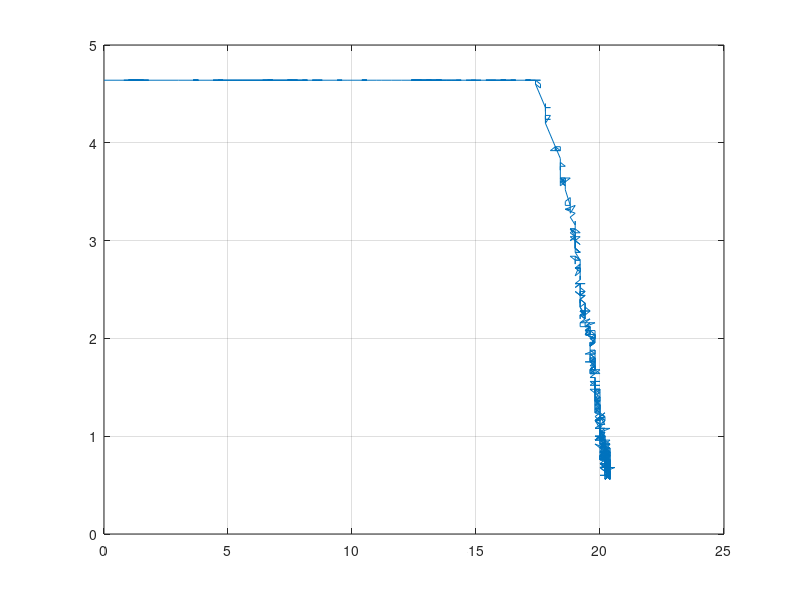

This figure's MATLAB source: (Note: this script raises an error after producing the figure.)
V= [
   1.88000
   1.86000
   1.88000
   1.88000
   1.88000
   1.86000
   1.88000
   1.88000
   1.88000
   1.88000
   1.88000
   1.86000
   1.88000
   1.88000
   1.88000
   1.86000
   1.88000
   1.88000
   1.88000
   1.88000
   1.88000
   1.88000
   1.86000
   1.86000
   1.88000
   1.86000
   1.88000
   1.88000
   1.86000
   1.88000
   1.88000
   1.88000
   1.86000
   1.88000
   1.88000
   1.88000
   1.86000
   1.88000
   1.88000
   1.88000
   1.88000
   1.88000
   1.88000
   1.86000
   1.88000
   1.88000
   1.86000
   1.88000
   1.88000
   1.88000
   1.86000
   1.88000
   1.88000
   1.88000
   1.88000
   1.88000
   1.86000
   1.88000
   1.88000
   1.88000
   1.88000
   1.86000
   1.88000
   1.86000
   1.86000
   1.88000
   1.86000
   1.86000
   1.88000
   1.86000
   1.88000
   1.88000
   1.86000
   1.86000
   1.88000
   1.88000
   1.88000
   1.88000
   1.86000
   1.88000
   1.86000
   1.86000
   1.88000
   1.88000
   1.88000
   1.88000
   1.86000
   1.86000
   1.88000
   1.88000
   1.88000
   1.86000
   1.86000
   1.88000
   1.86000
   1.86000
   1.88000
   1.88000
   1.86000
   1.88000
   1.88000
   1.86000
   1.88000
   1.88000
   1.88000
   1.88000
   1.86000
   1.88000
   1.86000
   1.88000
   1.88000
   1.86000
   1.86000
   1.86000
   1.88000
   1.84000
   1.88000
   1.88000
   1.88000
   1.88000
   1.88000
   1.88000
   1.88000
   1.88000
   1.88000
   1.86000
   1.88000
   1.86000
   1.88000
   1.88000
   1.88000
   1.88000
   1.88000
   1.88000
   1.88000
   1.88000
   1.86000
   1.88000
   1.86000
   1.86000
   1.88000
   1.88000
   1.88000
   1.88000
   1.88000
   1.88000
   1.86000
   1.88000
   1.88000
   1.86000
   1.88000
   1.88000
   1.86000
   1.88000
   1.88000
   1.88000
   1.88000
   1.86000
   1.88000
   1.86000
   1.86000
   1.88000
   1.88000
   1.88000
   1.86000
   1.88000
   1.88000
   1.88000
   1.86000
   1.88000
   1.88000
   1.88000
   1.88000
   1.88000
   1.86000
   1.86000
   1.86000
   1.86000
   1.88000
   1.86000
   1.88000
   1.86000
   1.86000
   1.86000
   1.88000
   1.88000
   1.88000
   1.86000
   1.86000
   1.86000
   1.88000
   1.86000
   1.86000
   1.88000
   1.88000
   1.86000
   1.86000
   1.88000
   1.86000
   1.86000
   1.88000
   1.86000
   1.86000
   1.88000
   1.88000
   1.88000
   1.86000
   1.86000
   1.86000
   1.90000
   1.86000
   1.88000
   1.86000
   1.86000
   1.86000
   1.86000
   1.86000
   1.88000
   1.88000
   1.86000
   1.86000
   1.88000
   1.86000
   1.86000
   1.86000
   1.86000
   1.86000
   1.88000
   1.86000
   1.86000
   1.86000
   1.86000
   1.88000
   1.88000
   1.86000
   1.88000
   1.88000
   1.88000
   1.88000
   1.86000
   1.88000
   1.88000
   1.86000
   1.86000
   1.86000
   1.86000
   1.88000
   1.88000
   1.88000
   1.86000
   1.88000
   1.86000
   1.86000
   1.88000
   1.88000
   1.88000
   1.86000
   1.86000
   1.86000
   1.84000
   1.88000
   1.88000
   1.88000
   1.88000
   1.86000
   1.84000
   1.86000
   1.88000
   1.88000
   1.88000
   1.88000
   1.88000
   1.84000
   1.86000
   1.86000
   1.88000
   1.86000
   1.86000
   1.86000
   1.86000
   1.86000
   1.86000
   1.86000
   1.86000
   1.86000
   1.86000
   1.88000
   1.88000
   1.86000
   1.86000
   1.88000
   1.86000
   1.88000
   1.86000
   1.88000
   1.86000
   1.88000
   1.86000
   1.88000
   1.86000
   1.86000
   1.86000
   1.88000
   1.86000
   1.86000
   1.84000
   1.88000
   1.86000
   1.88000
   1.88000
   1.86000
   1.86000
   1.88000
   1.86000
   1.88000
   1.86000
   1.88000
   1.86000
   1.88000
   1.88000
   1.86000
   1.88000
   1.86000
   1.86000
   1.86000
   1.86000
   1.88000
   1.86000
   1.86000
   1.86000
   1.86000
   1.88000
   1.86000
   1.88000
   1.86000
   1.86000
   1.84000
   1.88000
   1.88000
   1.86000
   1.84000
   1.86000
   1.86000
   1.86000
   1.86000
   1.88000
   1.88000
   1.88000
   1.88000
   1.88000
   1.86000
   1.86000
   1.88000
   1.86000
   1.88000
   1.88000
   1.88000
   1.86000
   1.88000
   1.88000
   1.86000
   1.86000
   1.88000
   1.86000
   1.86000
   1.86000
   1.84000
   1.88000
   1.86000
   1.86000
   1.88000
   1.88000
   1.86000
   1.88000
   1.88000
   1.86000
   1.86000
   1.86000
   1.88000
   1.88000
   1.86000
   1.86000
   1.86000
   1.86000
   1.88000
   1.86000
   1.86000
   1.86000
   1.86000
   1.88000
   1.86000
   1.88000
   1.88000
   1.86000
   1.86000
   1.86000
   1.88000
   1.86000
   1.88000
   1.84000
   1.88000
   1.88000
   1.88000
   1.86000
   1.86000
   1.88000
   1.86000
   1.88000
   1.86000
   1.86000
   1.88000
   1.86000
   1.88000
   1.88000
   1.84000
   1.86000
   1.88000
   1.86000
   1.86000
   1.88000
   1.88000
   1.88000
   1.86000
   1.86000
   1.86000
   1.86000
   1.86000
   1.88000
   1.88000
   1.88000
   1.86000
   1.88000
   1.86000
   1.84000
   1.88000
   1.86000
   1.88000
   1.86000
   1.88000
   1.86000
   1.88000
   1.88000
   1.86000
   1.86000
   1.88000
   1.86000
   1.86000
   1.88000
   1.88000
   1.84000
   1.88000
   1.88000
   1.88000
   1.86000
   1.86000
   1.86000
   1.86000
   1.88000
   1.86000
   1.86000
   1.86000
   1.86000
   1.86000
   1.86000
   1.88000
   1.84000
   1.84000
   1.86000
   1.86000
   1.84000
   1.84000
   1.86000
   1.86000
   1.86000
   1.86000
   1.86000
   1.86000
   1.86000
   1.86000
   1.86000
   1.88000
   1.88000
   1.88000
   1.86000
   1.84000
   1.86000
   1.84000
   1.86000
   1.86000
   1.86000
   1.88000
   1.84000
   1.84000
   1.86000
   1.86000
   1.84000
   1.86000
   1.86000
   1.84000
   1.84000
   1.88000
   1.86000
   1.84000
   1.86000
   1.86000
   1.86000
   1.84000
   1.84000
   1.86000
   1.86000
   1.84000
   1.86000
   1.88000
   1.86000
   1.86000
   1.86000
   1.86000
   1.86000
   1.84000
   1.86000
   1.84000
   1.84000
   1.84000
   1.86000
   1.86000
   1.86000
   1.86000
   1.84000
   1.84000
   1.86000
   1.86000
   1.86000
   1.84000
   1.86000
   1.84000
   1.86000
   1.86000
   1.86000
   1.86000
   1.88000
   1.86000
   1.84000
   1.88000
   1.86000
   1.84000
   1.88000
   1.86000
   1.86000
   1.86000
   1.86000
   1.86000
   1.86000
   1.86000
   1.86000
   1.88000
   1.86000
   1.86000
   1.88000
   1.88000
   1.86000
   1.86000
   1.86000
   1.88000
   1.84000
   1.88000
   1.88000
   1.86000
   1.86000
   1.86000
   1.88000
   1.86000
   1.86000
   1.88000
   1.86000
   1.86000
   1.88000
   1.88000
   1.88000
   1.88000
   1.86000
   1.86000
   1.88000
   1.86000
   1.86000
   1.86000
   1.86000
   1.88000
   1.86000
   1.88000
   1.86000
   1.88000
   1.86000
   1.86000
   1.88000
   1.84000
   1.86000
   1.86000
   1.84000
   1.86000
   1.84000
   1.86000
   1.86000
   1.84000
   1.86000
   1.88000
   1.86000
   1.86000
   1.86000
   1.84000
   1.88000
   1.86000
   1.86000
   1.88000
   1.86000
   1.88000
   1.88000
   1.86000
   1.86000
   1.84000
   1.84000
   1.86000
   1.86000
   1.88000
   1.86000
   1.86000
   1.86000
   1.86000
   1.86000
   1.86000
   1.86000
   1.88000
   1.88000
   1.86000
   1.84000
   1.88000
   1.86000
   1.88000
   1.88000
   1.84000
   1.86000
   1.86000
   1.86000
   1.86000
   1.88000
   1.88000
   1.86000
   1.86000
   1.86000
   1.88000
   1.86000
   1.88000
   1.86000
   1.88000
   1.86000
   1.88000
   1.86000
   1.86000
   1.88000
   1.86000
   1.86000
   1.84000
   1.86000
   1.86000
   1.86000
   1.88000
   1.88000
   1.86000
   1.86000
   1.86000
   1.88000
   1.86000
   1.86000
   1.86000
   1.86000
   1.84000
   1.84000
   1.84000
   1.84000
   1.86000
   1.86000
   1.86000
   1.86000
   1.86000
   1.86000
   1.86000
   1.86000
   1.86000
   1.82000
   1.84000
   1.84000
   1.86000
   1.86000
   1.86000
   1.86000
   1.86000
   1.84000
   1.86000
   1.86000
   1.86000
   1.86000
   1.88000
   1.86000
   1.84000
   1.84000
   1.86000
   1.86000
   1.86000
   1.86000
   1.86000
   1.86000
   1.86000
   1.86000
   1.84000
   1.86000
   1.86000
   1.84000
   1.86000
   1.86000
   1.84000
   1.84000
   1.84000
   1.86000
   1.86000
   1.84000
   1.84000
   1.86000
   1.86000
   1.84000
   1.88000
   1.86000
   1.86000
   1.86000
   1.86000
   1.86000
   1.84000
   1.86000
   1.86000
   1.86000
   1.84000
   1.84000
   1.86000
   1.86000
   1.86000
   1.84000
   1.86000
   1.86000
   1.86000
   1.86000
   1.88000
   1.84000
   1.84000
   1.86000
   1.86000
   1.86000
   1.86000
   1.86000
   1.84000
   1.86000
   1.86000
   1.86000
   1.86000
   1.86000
   1.86000
   1.86000
   1.86000
   1.86000
   1.84000
   1.84000
   1.84000
   1.84000
   1.88000
   1.86000
   1.86000
   1.86000
   1.86000
   1.86000
   1.88000
   1.86000
   1.86000
   1.84000
   1.86000
   1.86000
   1.86000
   1.86000
   1.86000
   1.84000
   1.86000
   1.86000
   1.84000
   1.86000
   1.86000
   1.86000
   1.86000
   1.86000
   1.84000
   1.84000
   1.86000
   1.86000
   1.86000
   1.86000
   1.86000
   1.86000
   1.84000
   1.86000
   1.84000
   1.84000
   1.84000
   1.84000
   1.82000
   1.84000
   1.84000
   1.84000
   1.84000
   1.86000
   1.86000
   1.84000
   1.84000
   1.82000
   1.84000
   1.84000
   1.84000
   1.86000
   1.82000
   1.84000
   1.86000
   1.86000
   1.84000
   1.86000
   1.84000
   1.84000
   1.86000
   1.84000
   1.86000
   1.84000
   1.84000
   1.86000
   1.86000
   1.84000
   1.84000
   1.84000
   1.86000
   1.84000
   1.86000
   1.84000
   1.84000
   1.84000
   1.86000
   1.84000
   1.84000
   1.86000
   1.82000
   1.86000
   1.84000
   1.86000
   1.86000
   1.84000
   1.84000
   1.84000
   1.84000
   1.84000
   1.84000
   1.84000
   1.86000
   1.84000
   1.82000
   1.84000
   1.84000
   1.84000
   1.84000
   1.86000
   1.84000
   1.84000
   1.84000
   1.84000
   1.84000
   1.84000
   1.84000
   1.84000
   1.86000
   1.84000
   1.84000
   1.84000
   1.84000
   1.84000
   1.84000
   1.84000
   1.86000
   1.84000
   1.84000
   1.84000
   1.84000
   1.84000
   1.84000
   1.84000
   1.86000
   1.84000
   1.84000
   1.84000
   1.84000
   1.84000
   1.84000
   1.84000
   1.86000
   1.84000
   1.84000
   1.84000
   1.84000
   1.86000
   1.88000
   1.84000
   1.84000
   1.84000
   1.82000
   1.84000
   1.82000
   1.84000
   1.84000
   1.84000
   1.86000
   1.84000
   1.84000
   1.84000
   1.84000
   1.84000
   1.84000
   1.84000
   1.82000
   1.84000
   1.84000
   1.82000
   1.84000
   1.84000
   1.84000
   1.84000
   1.84000
   1.86000
   1.84000
   1.82000
   1.84000
   1.84000
   1.82000
   1.84000
   1.84000
   1.84000
   1.84000
   1.82000
   1.82000
   1.86000
   1.84000
   1.82000
   1.86000
   1.86000
   1.84000
   1.84000
   1.84000
   1.84000
   1.84000
   1.84000
   1.86000
   1.84000
   1.84000
   1.82000
   1.84000
   1.86000
   1.84000
   1.84000
   1.84000
   1.82000
   1.84000
   1.84000
   1.84000
   1.84000
   1.86000
   1.82000
   1.82000
   1.84000
   1.84000
   1.84000
   1.84000
   1.84000
   1.84000
   1.84000
   1.82000
   1.82000
   1.84000
   1.84000
   1.84000
   1.84000
   1.84000
   1.82000
   1.84000
   1.84000
   1.82000
   1.82000
   1.84000
   1.84000
   1.82000
   1.82000
   1.84000
   1.82000
   1.82000
   1.82000
   1.82000
   1.82000
   1.84000
   1.84000
   1.82000
   1.84000
   1.82000
   1.82000
   1.82000
   1.84000
   1.84000
   1.84000
   1.82000
   1.82000
   1.82000
   1.84000
   1.84000
   1.82000
   1.82000
   1.82000
   1.84000
   1.82000
   1.84000
   1.84000
   1.84000
   1.82000
   1.82000
   1.84000
   1.84000
   1.84000
   1.82000
   1.84000
   1.82000
   1.84000
   1.82000
   1.82000
   1.82000
   1.84000
   1.82000
   1.82000
   1.84000
   1.84000
   1.82000
   1.84000
   1.84000
   1.82000
   1.82000
   1.82000
   1.82000
   1.82000
   1.84000
   1.84000
   1.82000
   1.82000
   1.82000
   1.82000
   1.84000
   1.84000
   1.82000
   1.82000
   1.82000
   1.82000
   1.82000
   1.82000
   1.84000
   1.82000
   1.82000
   1.82000
   1.82000
   1.82000
   1.82000
   1.82000
   1.84000
   1.82000
   1.80000
   1.82000
   1.82000
   1.82000
   1.82000
   1.82000
   1.82000
   1.82000
   1.84000
   1.82000
   1.82000
   1.82000
   1.82000
   1.82000
   1.82000
   1.82000
   1.82000
   1.82000
   1.82000
   1.82000
   1.82000
   1.82000
   1.82000
   1.82000
   1.82000
   1.82000
   1.82000
   1.80000
   1.82000
   1.82000
   1.82000
   1.82000
   1.82000
   1.82000
   1.82000
   1.82000
   1.82000
   1.82000
   1.82000
   1.80000
   1.84000
   1.82000
   1.82000
   1.82000
   1.82000
   1.82000
   1.82000
   1.82000
   1.80000
   1.82000
   1.82000
   1.82000
   1.82000
   1.82000
   1.82000
   1.80000
   1.82000
   1.82000
   1.82000
   1.82000
   1.82000
   1.80000
   1.84000
   1.82000
   1.80000
   1.82000
   1.80000
   1.80000
   1.82000
   1.82000
   1.82000
   1.82000
   1.80000
   1.82000
   1.84000
   1.82000
   1.82000
   1.80000
   1.80000
   1.82000
   1.82000
   1.80000
   1.82000
   1.82000
   1.82000
   1.82000
   1.80000
   1.82000
   1.82000
   1.82000
   1.82000
   1.82000
   1.82000
   1.82000
   1.82000
   1.82000
   1.80000
   1.82000
   1.80000
   1.82000
   1.80000
   1.80000
   1.82000
   1.82000
   1.82000
   1.82000
   1.82000
   1.82000
   1.80000
   1.80000
   1.82000
   1.82000
   1.82000
   1.80000
   1.78000
   1.82000
   1.80000
   1.80000
   1.82000
   1.82000
   1.82000
   1.80000
   1.80000
   1.82000
   1.82000
   1.82000
   1.82000
   1.82000
   1.80000
   1.80000
   1.80000
   1.82000
   1.80000
   1.80000
   1.80000
   1.80000
   1.82000
   1.82000
   1.82000
   1.82000
   1.80000
   1.82000
   1.82000
   1.82000
   1.80000
   1.80000
   1.80000
   1.80000
   1.82000
   1.82000
   1.78000
   1.80000
   1.80000
   1.82000
   1.82000
   1.80000
   1.80000
   1.80000
   1.80000
   1.82000
   1.80000
   1.80000
   1.80000
   1.82000
   1.80000
   1.82000
   1.80000
   1.82000
   1.82000
   1.80000
   1.82000
   1.82000
   1.82000
   1.80000
   1.80000
   1.82000
   1.80000
   1.82000
   1.82000
   1.82000
   1.78000
   1.82000
   1.82000
   1.82000
   1.80000
   1.80000
   1.82000
   1.82000
   1.82000
   1.78000
   1.80000
   1.80000
   1.80000
   1.82000
   1.80000
   1.80000
   1.78000
   1.80000
   1.78000
   1.80000
   1.80000
   1.80000
   1.80000
   1.80000
   1.78000
   1.80000
   1.78000
   1.80000
   1.80000
   1.80000
   1.78000
   1.80000
   1.78000
   1.80000
   1.78000
   1.80000
   1.78000
   1.82000
   1.78000
   1.78000
   1.76000
   1.76000
   1.80000
   1.78000
   1.78000
   1.76000
   1.78000
   1.76000
   1.78000
   1.76000
   1.76000
   1.76000
   1.76000
   1.78000
   1.78000
   1.78000
   1.78000
   1.76000
   1.78000
   1.78000
   1.78000
   1.78000
   1.76000
   1.78000
   1.80000
   1.78000
   1.76000
   1.78000
   1.76000
   1.78000
   1.78000
   1.76000
   1.78000
   1.78000
   1.80000
   1.76000
   1.78000
   1.76000
   1.78000
   1.78000
   1.78000
   1.78000
   1.78000
   1.78000
   1.78000
   1.76000
   1.76000
   1.76000
   1.76000
   1.76000
   1.76000
   1.76000
   1.76000
   1.78000
   1.76000
   1.76000
   1.76000
   1.76000
   1.76000
   1.78000
   1.76000
   1.76000
   1.76000
   1.76000
   1.76000
   1.76000
   1.76000
   1.76000
   1.76000
   1.76000
   1.78000
   1.76000
   1.78000
   1.78000
   1.76000
   1.76000
   1.74000
   1.76000
   1.76000
   1.76000
   1.76000
   1.76000
   1.78000
   1.76000
   1.76000
   1.76000
   1.78000
   1.76000
   1.76000
   1.76000
   1.74000
   1.76000
   1.76000
   1.76000
   1.76000
   1.74000
   1.76000
   1.74000
   1.76000
   1.76000
   1.76000
   1.76000
   1.76000
   1.76000
   1.76000
   1.74000
   1.76000
   1.74000
   1.76000
   1.76000
   1.76000
   1.76000
   1.74000
   1.76000
   1.74000
   1.76000
   1.76000
   1.76000
   1.76000
   1.76000
   1.74000
   1.74000
   1.74000
   1.74000
   1.74000
   1.74000
   1.72000
   1.74000
   1.74000
   1.76000
   1.74000
   1.76000
   1.76000
   1.76000
   1.74000
   1.76000
   1.76000
   1.74000
   1.76000
   1.74000
   1.76000
   1.74000
   1.74000
   1.74000
   1.74000
   1.74000
   1.74000
   1.74000
   1.76000
   1.74000
   1.74000
   1.74000
   1.74000
   1.76000
   1.74000
   1.74000
   1.74000
   1.72000
   1.74000
   1.72000
   1.74000
   1.72000
   1.74000
   1.74000
   1.74000
   1.74000
   1.74000
   1.74000
   1.72000
   1.74000
   1.74000
   1.74000
   1.74000
   1.74000
   1.74000
   1.74000
   1.74000
   1.74000
   1.74000
   1.74000
   1.74000
   1.74000
   1.74000
   1.74000
   1.74000
   1.72000
   1.74000
   1.74000
   1.74000
   1.74000
   1.74000
   1.76000
   1.74000
   1.74000
   1.72000
   1.74000
   1.74000
   1.74000
   1.74000
   1.74000
   1.74000
   1.72000
   1.74000
   1.74000
   1.70000
   1.72000
   1.72000
   1.72000
   1.70000
   1.74000
   1.72000
   1.72000
   1.70000
   1.70000
   1.72000
   1.70000
   1.70000
   1.70000
   1.68000
   1.70000
   1.68000
   1.70000
   1.70000
   1.68000
   1.68000
   1.72000
   1.70000
   1.68000
   1.70000
   1.70000
   1.70000
   1.68000
   1.70000
   1.70000
   1.68000
   1.68000
   1.68000
   1.68000
   1.68000
   1.68000
   1.68000
   1.70000
   1.68000
   1.68000
   1.68000
   1.68000
   1.68000
   1.66000
   1.66000
   1.68000
   1.64000
   1.66000
   1.66000
   1.68000
   1.68000
   1.66000
   1.66000
   1.66000
   1.66000
   1.66000
   1.62000
   1.62000
   1.64000
   1.62000
   1.62000
   1.62000
   1.62000
   1.62000
   1.62000
   1.64000
   1.64000
   1.62000
   1.62000
   1.62000
   1.62000
   1.62000
   1.62000
   1.62000
   1.62000
   1.62000
   1.64000
   1.62000
   1.62000
   1.62000
   1.58000
   1.60000
   1.60000
   1.58000
   1.60000
   1.58000
   1.58000
   1.58000
   1.58000
   1.56000
   1.56000
   1.58000
   1.58000
   1.58000
   1.58000
   1.58000
   1.58000
   1.54000
   1.54000
   1.56000
   1.54000
   1.54000
   1.54000
   1.56000
   1.56000
   1.56000
   1.54000
   1.56000
   1.56000
   1.56000
   1.56000
   1.54000
   1.54000
   1.56000
   1.56000
   1.56000
   1.56000
   1.56000
   1.48000
   1.48000
   1.50000
   1.48000
   1.48000
   1.46000
   1.48000
   1.50000
   1.48000
   1.48000
   1.48000
   1.48000
   1.48000
   1.48000
   1.50000
   1.48000
   1.46000
   1.44000
   1.44000
   1.44000
   1.44000
   1.46000
   1.44000
   1.44000
   1.46000
   1.44000
   1.44000
   1.44000
   1.46000
   1.46000
   1.46000
   1.46000
   1.46000
   1.44000
   1.44000
   1.46000
   1.46000
   1.44000
   1.44000
   1.44000
   1.44000
   1.44000
   1.46000
   1.46000
   1.46000
   1.44000
   1.44000
   1.44000
   1.44000
   1.46000
   1.46000
   1.44000
   1.44000
   1.44000
   1.42000
   1.42000
   1.42000
   1.44000
   1.40000
   1.40000
   1.42000
   1.40000
   1.42000
   1.38000
   1.40000
   1.38000
   1.40000
   1.40000
   1.40000
   1.40000
   1.40000
   1.34000
   1.32000
   1.34000
   1.34000
   1.36000
   1.34000
   1.34000
   1.34000
   1.34000
   1.34000
   1.34000
   1.32000
   1.32000
   1.32000
   1.30000
   1.32000
   1.32000
   1.32000
   1.34000
   1.32000
   1.26000
   1.24000
   1.24000
   1.26000
   1.28000
   1.26000
   1.26000
   1.28000
   1.26000
   1.26000
   1.22000
   1.24000
   1.24000
   1.24000
   1.22000
   1.22000
   1.22000
   1.22000
   1.22000
   1.22000
   1.22000
   1.18000
   1.18000
   1.20000
   1.20000
   1.18000
   1.20000
   1.18000
   1.18000
   1.20000
   1.18000
   1.20000
   1.18000
   1.18000
   1.20000
   1.16000
   1.18000
   1.18000
   1.18000
   1.20000
   1.18000
   1.20000
   1.18000
   1.10000
   1.12000
   1.10000
   1.10000
   1.08000
   1.10000
   1.10000
   1.10000
   1.10000
   1.08000
   1.12000
   1.08000
   1.10000
   1.10000
   1.10000
   1.10000
   1.10000
   1.10000
   1.10000
   1.08000
   1.10000
   1.10000
   1.08000
   1.10000
   1.10000
   1.10000
   1.10000
   1.10000
   1.10000
   1.10000
   1.10000
   1.10000
   1.08000
   1.10000
   1.10000
   1.10000
   1.08000
   1.10000
   1.10000
   1.12000
   1.12000
   1.10000
   1.10000
   1.10000
   1.12000
   1.10000
   1.12000
   1.14000
   1.14000
   1.16000
   1.14000
   1.16000
   1.14000
   1.16000
   1.16000
   1.14000
   1.14000
   1.14000
   1.14000
   1.16000
   1.16000
   1.16000
   1.16000
   1.14000
   1.14000
   1.18000
   1.18000
   1.18000
   1.18000
   1.22000
   1.22000
   1.20000
   1.20000
   1.16000
   1.16000
   1.12000
   1.20000
   1.12000
   1.14000
   1.14000
   1.10000
   1.10000
   1.12000
   1.10000
   1.10000
   1.10000
   1.10000
   1.08000
   1.08000
   1.04000
   1.04000
   1.00000
   0.96000
   0.96000
   0.94000
   0.90000
   0.90000
   0.90000
   0.90000
   0.88000
   0.90000
   0.90000
   0.88000
   0.88000
   0.88000
   0.90000
   0.88000
   0.88000
   0.90000
   0.88000
   0.88000
   0.90000
   0.82000
   0.80000
   0.80000
   0.78000
   0.80000
   0.80000
   0.80000
   0.80000
   0.80000
   0.78000
   0.78000
   0.80000
   0.78000
   0.78000
   0.72000
   0.70000
   0.72000
   0.70000
   0.70000
   0.70000
   0.70000
   0.72000
   0.70000
   0.68000
   0.70000
   0.70000
   0.70000
   0.68000
   0.70000
   0.70000
   0.70000
   0.66000
   0.64000
   0.66000
   0.64000
   0.64000
   0.66000
   0.66000
   0.58000
   0.60000
   0.60000
   0.58000
   0.62000
   0.60000
   0.58000
   0.58000
   0.60000
   0.60000
   0.50000
   0.52000
   0.50000
   0.52000
   0.52000
   0.48000
   0.50000
   0.52000
   0.50000
   0.48000
   0.50000
   0.52000
   0.50000
   0.52000
   0.50000
   0.52000
   0.66000
   0.60000
   0.62000
   0.62000
   0.62000
   0.62000
   0.58000
   0.62000
   0.60000
   0.58000
   0.52000
   0.52000
   0.50000
   0.52000
   0.50000
   0.38000
   0.32000
   0.30000
   0.32000
   0.30000
   0.30000
   0.30000
   0.30000
   0.30000
   0.30000
   0.28000
   0.30000
   0.30000
   0.30000
   0.32000
   0.32000
   0.36000
   0.38000
   0.40000
   0.42000
   0.50000
   0.50000
   0.48000
   0.48000
   0.48000
   0.36000
   0.34000
   0.32000
   0.30000
   0.32000
   0.28000
   0.30000
   0.30000
   0.32000
   0.20000
   0.22000
   0.22000
   0.20000
   0.20000
   0.22000
   0.20000
   0.20000
   0.20000
   0.22000
   0.22000
   0.22000
   0.20000
   0.22000
   0.20000
   0.22000
   0.22000
   0.14000
   0.02000
   0.02000
   0.02000
   0.02000
   0.00000
   0.02000
   0.00000
   0.02000
   0.00000
  -0.06000
  -0.04000
  -0.04000
  -0.06000
  -0.04000
  -0.04000
  -0.04000
  -0.04000
  -0.06000
  -0.04000
  -0.04000
  -0.06000
  -0.04000
  -0.06000
  -0.04000
  -0.04000
  -0.04000
  -0.04000
  -0.04000
  -0.06000
  -0.08000
  -0.04000
  -0.04000
  -0.06000
  -0.04000
  -0.06000
  -0.04000
  -0.06000
  -0.06000
  -0.06000
  -0.04000
  -0.04000
  -0.04000
  -0.06000
  -0.04000
  -0.04000
  -0.04000
  -0.06000
  -0.06000
  -0.04000
  -0.04000
  -0.06000
  -0.04000
  -0.04000
  -0.04000
  -0.04000
  -0.04000
  -0.04000
  -0.02000
  -0.04000
  -0.02000
  -0.04000
  -0.04000
  -0.04000
  -0.04000
  -0.04000
  -0.04000
  -0.02000
  -0.04000
  -0.02000
  -0.02000
  -0.02000
  -0.02000
  -0.02000
   0.00000
  -0.02000
  -0.02000
  -0.02000
  -0.04000
  -0.02000
  -0.02000
  -0.02000
  -0.02000
  -0.02000
  -0.02000
   0.00000
   0.00000
  -0.02000
  -0.02000
  -0.02000
   0.00000
  -0.02000
   0.00000
  -0.02000
  -0.02000
   0.00000
  -0.02000
  -0.02000
  -0.02000
  -0.04000
  -0.04000
  -0.02000
  -0.16000
  -0.16000
  -0.16000
  -0.16000
  -0.16000
  -0.16000
  -0.16000
  -0.16000
  -0.16000
  -0.16000
  -0.16000
  -0.16000
  -0.16000
  -0.16000
  -0.16000
  -0.16000
  -0.16000
  -0.16000
  -0.16000
  -0.16000
  -0.16000
  -0.16000
  -0.16000
  -0.16000
  -0.16000
  -0.16000
  -0.16000
  -0.16000
  -0.16000
  -0.16000
  -0.16000
  -0.16000
  -0.16000
  -0.16000
  -0.16000
  -0.16000
  -0.16000
  -0.16000
  -0.16000
  -0.16000
  -0.16000
  -0.16000
  -0.16000
  -0.16000
  -0.16000
  -0.16000
  -0.16000
  -0.16000
  -0.16000
  -0.16000
  -0.16000
  -0.16000
  -0.16000
  -0.16000
  -0.16000
  -0.16000
  -0.16000
  -0.16000
  -0.16000
  -0.16000
  -0.16000
  -0.16000
  -0.16000
  -0.16000
  -0.16000
  -0.16000
  -0.16000
  -0.16000
  -0.16000
  -0.16000
  -0.16000
  -0.16000
  -0.16000
  -0.16000
  -0.16000
  -0.16000
  -0.16000
  -0.16000
  -0.16000
  -0.16000
  -0.16000
  -0.16000
  -0.16000
  -0.16000
  -0.16000
  -0.16000
  -0.16000
  -0.16000
  -0.16000
  -0.16000
  -0.16000
  -0.16000
  -0.16000
  -0.16000
  -0.16000
  -0.16000
  -0.16000
  -0.16000
  -0.16000
  -0.16000
  -0.16000
  -0.16000
  -0.16000
  -0.16000
  -0.16000
  -0.16000
  -0.16000
  -0.16000
  -0.16000
  -0.16000
  -0.16000
  -0.16000
  -0.16000
  -0.16000
  -0.16000
  -0.16000
  -0.16000
  -0.16000
  -0.16000
  -0.16000
  -0.16000
  -0.16000
  -0.16000
  -0.16000
  -0.16000
  -0.16000
  -0.16000
  -0.16000
  -0.16000
  -0.16000
  -0.16000
  -0.16000
  -0.16000
  -0.16000
  -0.16000
  -0.16000
  -0.16000
  -0.16000
  -0.16000
  -0.16000
  -0.16000
  -0.16000
  -0.16000
  -0.16000
  -0.16000
  -0.16000
  -0.16000
  -0.16000
  -0.16000
  -0.16000
  -0.16000
  -0.16000
  -0.16000
  -0.16000
  -0.16000
  -0.16000
  -0.16000
  -0.16000
  -0.16000
  -0.16000
  -0.16000
  -0.16000
  -0.16000
  -0.16000
  -0.16000
  -0.16000
  -0.16000
  -0.16000
  -0.16000
  -0.16000
  -0.16000
  -0.16000
  -0.16000
  -0.16000
  -0.16000
  -0.16000
  -0.16000
  -0.16000
  -0.16000
  -0.16000
  -0.16000
  -0.16000
  -0.16000
  -0.16000
  -0.16000
  -0.16000
  -0.16000
  -0.16000
  -0.16000
  -0.16000
  -0.16000
  -0.16000
  -0.16000
  -0.16000
  -0.16000
  -0.16000
  -0.16000
  -0.16000
  -0.16000
  -0.16000
  -0.16000
  -0.16000
  -0.16000
  -0.16000
  -0.16000
  -0.16000
  -0.16000
  -0.16000
  -0.16000
  -0.16000
  -0.16000
  -0.16000
  -0.16000
  -0.16000
  -0.16000
  -0.16000
  -0.16000
  -0.16000
  -0.16000
  -0.16000
  -0.16000
  -0.16000
  -0.16000
  -0.16000
  -0.16000
  -0.16000
  -0.16000
  -0.16000
  -0.16000
  -0.16000
  -0.16000
  -0.16000
  -0.16000
  -0.16000
  -0.16000
  -0.16000
  -0.16000
  -0.16000
  -0.16000
  -0.16000
  -0.16000
  -0.16000
  -0.16000
  -0.16000
  -0.16000
  -0.16000
  -0.16000
  -0.16000
  -0.16000
  -0.16000
  -0.16000
  -0.16000
  -0.16000
  -0.16000
  -0.16000
  -0.16000
  -0.16000
  -0.16000
  -0.16000
  -0.16000
  -0.16000
  -0.16000
  -0.16000
  -0.16000
  -0.16000
  -0.16000
  -0.16000
  -0.16000
  -0.16000
  -0.16000
  -0.16000
  -0.16000
  -0.16000
  -0.16000
  -0.16000
  -0.16000
  -0.16000
  -0.16000
  -0.16000
  -0.16000
  -0.16000
  -0.16000
  -0.16000
  -0.16000
  -0.16000
  -0.16000
  -0.16000
  -0.16000
  -0.16000
  -0.16000
  -0.16000
  -0.16000
  -0.16000
  -0.16000
  -0.16000
  -0.16000
  -0.16000
  -0.16000
  -0.16000
  -0.16000
  -0.16000
  -0.16000
  -0.16000
  -0.16000
  -0.16000
  -0.16000
  -0.16000
  -0.16000
  -0.16000
  -0.16000
  -0.16000
  -0.16000
  -0.16000
  -0.16000
  -0.16000
  -0.16000
  -0.16000
  -0.16000
  -0.16000
  -0.16000
  -0.16000
  -0.16000
  -0.16000
  -0.16000
  -0.16000
  -0.16000
  -0.16000
  -0.16000
  -0.16000
  -0.16000
  -0.16000
  -0.16000
  -0.16000
  -0.16000
  -0.16000
  -0.16000
  -0.16000
  -0.16000
  -0.16000
  -0.16000
  -0.16000
  -0.16000
  -0.16000
  -0.16000
  -0.16000
  -0.16000
  -0.16000
  -0.16000
  -0.16000
  -0.16000
  -0.16000
  -0.16000
  -0.16000
  -0.16000
  -0.16000
  -0.16000
  -0.16000
  -0.16000
  -0.16000
  -0.16000
  -0.16000
  -0.16000
  -0.16000
  -0.16000
  -0.16000
  -0.16000
  -0.16000
  -0.16000
  -0.16000
  -0.16000
  -0.16000
  -0.16000
  -0.16000
  -0.16000
  -0.16000
  -0.16000
  -0.16000
  -0.16000
  -0.16000
  -0.16000
  -0.16000
  -0.16000
  -0.16000
  -0.16000
  -0.16000
  -0.16000
  -0.16000
  -0.16000
  -0.16000
  -0.16000
  -0.16000
  -0.16000
  -0.16000
  -0.16000
  -0.16000
  -0.16000
  -0.16000
  -0.16000
  -0.16000
  -0.16000
  -0.16000
  -0.16000
  -0.16000
  -0.16000
];
x=0.16;
for k=1:2500
    V(k) = (V(k)+x)*10;
end
I=[
   0.05600
   0.06000
   0.06000
   0.06000
   0.06000
   0.06000
   0.06000
   0.06000
   0.06000
   0.06000
   0.06000
   0.05600
   0.06000
   0.06400
   0.06400
   0.06000
   0.06000
   0.06000
   0.06000
   0.06000
   0.06000
   0.06000
   0.06000
   0.06000
   0.06000
   0.06000
   0.06000
   0.06000
   0.06000
   0.06000
   0.06000
   0.06000
   0.05600
   0.06000
   0.06000
   0.06000
   0.05600
   0.06000
   0.06000
   0.06000
   0.06000
   0.06000
   0.06000
   0.05600
   0.06000
   0.06000
   0.06000
   0.06000
   0.05600
   0.06000
   0.06000
   0.05600
   0.05600
   0.06000
   0.06000
   0.06000
   0.06000
   0.06000
   0.06000
   0.06000
   0.06000
   0.06000
   0.06000
   0.06000
   0.06000
   0.06000
   0.06000
   0.06000
   0.06000
   0.06000
   0.06000
   0.06000
   0.06000
   0.06000
   0.06000
   0.05600
   0.05600
   0.06000
   0.06000
   0.06000
   0.06000
   0.05600
   0.06400
   0.06000
   0.06000
   0.06000
   0.06000
   0.06000
   0.06000
   0.05600
   0.06000
   0.06400
   0.06000
   0.06000
   0.05600
   0.06000
   0.06000
   0.06000
   0.06400
   0.06000
   0.06000
   0.06000
   0.06000
   0.06000
   0.06000
   0.06400
   0.06400
   0.06400
   0.06000
   0.05600
   0.06000
   0.06400
   0.06000
   0.06000
   0.06000
   0.06000
   0.06000
   0.06000
   0.06400
   0.06000
   0.06000
   0.06000
   0.06000
   0.06000
   0.06400
   0.06400
   0.06000
   0.06000
   0.06000
   0.06000
   0.06000
   0.06400
   0.06000
   0.06400
   0.06400
   0.06000
   0.06000
   0.06000
   0.06000
   0.06000
   0.06400
   0.06000
   0.06000
   0.06400
   0.06400
   0.06400
   0.06400
   0.06000
   0.06400
   0.06400
   0.06400
   0.06400
   0.06000
   0.06000
   0.06000
   0.06400
   0.06400
   0.06400
   0.06800
   0.06400
   0.06400
   0.06400
   0.06400
   0.06400
   0.06400
   0.06400
   0.06400
   0.06400
   0.06400
   0.06400
   0.06400
   0.06400
   0.06400
   0.06400
   0.06000
   0.06400
   0.06400
   0.06400
   0.06800
   0.06400
   0.06400
   0.06400
   0.06400
   0.06000
   0.06400
   0.06800
   0.06800
   0.06400
   0.06400
   0.06400
   0.06400
   0.06800
   0.06400
   0.06400
   0.06400
   0.06400
   0.06400
   0.06400
   0.06400
   0.06400
   0.07200
   0.06800
   0.06400
   0.06800
   0.06400
   0.06800
   0.06400
   0.06400
   0.06400
   0.06800
   0.06800
   0.06800
   0.06400
   0.06800
   0.06800
   0.06400
   0.06400
   0.06800
   0.06800
   0.06800
   0.06800
   0.06400
   0.06800
   0.06800
   0.06800
   0.06800
   0.06800
   0.06400
   0.06800
   0.06800
   0.06400
   0.06800
   0.07200
   0.06800
   0.06800
   0.06800
   0.06800
   0.06400
   0.06400
   0.06800
   0.06400
   0.06400
   0.06800
   0.06800
   0.06800
   0.07200
   0.06800
   0.07200
   0.06400
   0.06400
   0.06800
   0.06800
   0.06800
   0.07200
   0.06800
   0.06800
   0.06400
   0.06800
   0.06800
   0.06800
   0.07200
   0.06800
   0.07200
   0.06800
   0.06800
   0.06800
   0.06400
   0.06800
   0.07200
   0.06800
   0.06800
   0.06800
   0.06800
   0.06400
   0.06800
   0.06800
   0.06800
   0.06800
   0.06400
   0.06800
   0.06800
   0.07200
   0.06400
   0.06800
   0.06800
   0.06400
   0.06800
   0.06800
   0.06800
   0.06800
   0.06800
   0.06800
   0.06800
   0.06800
   0.07200
   0.06800
   0.06800
   0.06800
   0.06800
   0.07200
   0.06800
   0.07200
   0.06800
   0.06800
   0.07200
   0.07200
   0.06800
   0.06800
   0.07200
   0.06800
   0.07200
   0.07200
   0.07200
   0.06800
   0.06800
   0.06400
   0.06800
   0.07200
   0.06800
   0.06800
   0.07200
   0.06800
   0.07200
   0.06800
   0.07200
   0.07200
   0.07200
   0.07200
   0.06800
   0.06800
   0.06400
   0.06800
   0.06800
   0.06400
   0.07200
   0.06800
   0.07200
   0.07200
   0.06800
   0.07200
   0.07200
   0.06800
   0.06800
   0.06800
   0.07200
   0.06800
   0.06800
   0.06800
   0.06800
   0.07200
   0.06800
   0.06800
   0.06800
   0.07200
   0.07200
   0.07200
   0.07200
   0.07200
   0.06800
   0.07200
   0.07200
   0.07200
   0.07200
   0.07200
   0.07600
   0.07200
   0.07200
   0.06800
   0.07200
   0.07200
   0.07200
   0.07200
   0.07200
   0.07200
   0.07200
   0.07200
   0.07200
   0.07200
   0.07200
   0.07200
   0.07200
   0.07600
   0.07200
   0.07200
   0.07200
   0.07200
   0.07200
   0.07600
   0.07200
   0.07200
   0.06800
   0.07600
   0.07200
   0.08000
   0.07600
   0.07600
   0.07200
   0.07600
   0.07200
   0.07200
   0.07200
   0.07600
   0.07600
   0.07200
   0.07600
   0.07600
   0.07600
   0.07600
   0.07200
   0.07200
   0.07200
   0.07600
   0.07200
   0.07200
   0.07200
   0.07600
   0.07200
   0.07200
   0.07200
   0.07600
   0.07200
   0.07600
   0.07600
   0.07600
   0.08000
   0.07600
   0.07200
   0.07200
   0.07200
   0.07600
   0.07600
   0.07600
   0.07600
   0.07600
   0.08000
   0.08000
   0.07600
   0.07200
   0.08000
   0.07600
   0.07600
   0.08000
   0.07200
   0.07600
   0.07600
   0.07200
   0.07600
   0.07600
   0.07200
   0.07600
   0.07600
   0.07200
   0.08000
   0.07600
   0.07600
   0.08000
   0.08000
   0.08000
   0.07600
   0.07600
   0.07600
   0.08000
   0.07600
   0.07600
   0.07600
   0.08000
   0.07600
   0.08000
   0.07600
   0.07600
   0.08000
   0.07600
   0.08000
   0.08000
   0.08000
   0.07600
   0.07600
   0.07600
   0.07600
   0.08000
   0.07600
   0.08000
   0.08000
   0.07600
   0.08000
   0.07600
   0.08000
   0.07600
   0.07600
   0.08000
   0.08000
   0.08000
   0.07600
   0.07600
   0.08000
   0.08000
   0.08000
   0.08000
   0.08000
   0.08000
   0.08000
   0.08000
   0.07600
   0.07600
   0.08000
   0.08000
   0.07600
   0.08000
   0.08000
   0.08400
   0.08000
   0.07600
   0.08000
   0.08000
   0.08000
   0.08000
   0.08000
   0.08000
   0.08000
   0.08000
   0.07600
   0.08000
   0.08000
   0.08000
   0.08000
   0.08000
   0.08000
   0.08000
   0.08000
   0.08000
   0.08000
   0.08400
   0.08000
   0.08000
   0.07600
   0.08000
   0.08000
   0.08000
   0.08000
   0.08000
   0.08000
   0.08000
   0.08000
   0.07600
   0.08400
   0.08000
   0.08400
   0.08000
   0.08400
   0.07600
   0.08000
   0.08000
   0.08000
   0.08000
   0.08000
   0.08000
   0.08000
   0.08000
   0.08000
   0.08400
   0.08000
   0.08000
   0.08000
   0.08400
   0.08400
   0.08400
   0.08400
   0.08000
   0.08000
   0.08000
   0.08400
   0.08000
   0.08400
   0.08000
   0.08800
   0.08000
   0.08400
   0.08400
   0.08000
   0.08400
   0.08000
   0.08400
   0.08400
   0.08800
   0.08400
   0.08000
   0.08400
   0.08400
   0.08000
   0.08400
   0.08000
   0.08000
   0.08400
   0.08400
   0.08400
   0.08000
   0.08400
   0.08400
   0.08400
   0.08000
   0.08400
   0.08400
   0.08400
   0.08400
   0.08400
   0.08400
   0.08400
   0.08800
   0.08400
   0.08000
   0.08000
   0.08000
   0.08400
   0.08000
   0.08000
   0.08400
   0.08400
   0.08000
   0.08400
   0.08000
   0.08400
   0.08000
   0.08400
   0.08800
   0.08400
   0.08400
   0.08400
   0.08400
   0.08400
   0.08400
   0.08400
   0.08800
   0.08400
   0.08400
   0.08800
   0.08400
   0.08400
   0.08400
   0.08800
   0.08400
   0.08400
   0.08400
   0.08400
   0.08400
   0.08000
   0.08000
   0.07600
   0.06800
   0.07600
   0.07600
   0.07200
   0.07600
   0.08400
   0.08400
   0.08400
   0.08800
   0.08800
   0.08800
   0.08800
   0.08800
   0.08000
   0.08400
   0.08800
   0.08800
   0.08800
   0.08400
   0.08800
   0.08800
   0.08800
   0.09200
   0.08400
   0.08400
   0.08400
   0.09200
   0.08400
   0.08400
   0.08800
   0.08800
   0.08800
   0.08400
   0.08800
   0.08800
   0.08800
   0.08800
   0.08800
   0.08800
   0.08800
   0.09200
   0.08800
   0.08800
   0.08800
   0.08800
   0.08800
   0.08800
   0.08800
   0.09200
   0.09200
   0.08800
   0.08800
   0.09200
   0.09200
   0.09200
   0.09200
   0.09200
   0.09200
   0.09200
   0.09200
   0.08800
   0.09200
   0.08800
   0.08800
   0.08800
   0.08800
   0.09200
   0.09200
   0.08800
   0.08800
   0.09200
   0.09200
   0.09200
   0.09200
   0.09600
   0.09200
   0.09200
   0.08800
   0.09200
   0.09200
   0.08800
   0.09200
   0.09200
   0.09200
   0.08800
   0.09200
   0.09200
   0.09200
   0.09200
   0.08800
   0.09200
   0.09200
   0.09200
   0.09200
   0.09200
   0.09200
   0.08800
   0.09600
   0.09200
   0.09600
   0.08800
   0.08800
   0.09200
   0.09600
   0.09200
   0.08800
   0.09200
   0.09200
   0.09200
   0.09600
   0.09600
   0.09600
   0.09200
   0.09200
   0.09200
   0.09200
   0.09600
   0.09600
   0.09600
   0.09600
   0.09200
   0.09200
   0.09600
   0.09600
   0.09200
   0.09200
   0.09600
   0.09600
   0.09200
   0.09200
   0.09600
   0.09600
   0.10000
   0.09600
   0.09200
   0.09600
   0.09600
   0.09600
   0.09600
   0.09200
   0.09600
   0.09600
   0.10000
   0.10000
   0.10000
   0.09600
   0.10000
   0.09600
   0.09600
   0.09600
   0.09200
   0.09600
   0.09200
   0.09600
   0.09600
   0.09600
   0.10000
   0.09600
   0.09600
   0.09600
   0.10000
   0.09600
   0.10000
   0.09600
   0.10000
   0.10000
   0.09600
   0.09600
   0.09600
   0.10000
   0.09600
   0.09600
   0.09600
   0.09600
   0.10000
   0.09600
   0.09600
   0.10000
   0.10000
   0.10000
   0.09600
   0.10000
   0.09600
   0.10000
   0.10000
   0.09600
   0.10400
   0.10000
   0.09600
   0.09600
   0.10000
   0.10000
   0.09600
   0.10400
   0.09600
   0.10000
   0.10000
   0.10000
   0.10000
   0.10000
   0.10800
   0.10000
   0.09600
   0.10000
   0.10000
   0.10400
   0.10000
   0.10000
   0.10400
   0.10400
   0.10400
   0.10400
   0.10000
   0.10000
   0.10000
   0.10000
   0.10000
   0.10000
   0.10000
   0.10000
   0.10400
   0.10400
   0.10000
   0.10400
   0.10000
   0.10800
   0.10000
   0.10400
   0.10400
   0.10400
   0.10400
   0.10400
   0.10400
   0.10400
   0.10400
   0.10400
   0.10400
   0.10400
   0.10400
   0.10400
   0.10400
   0.10400
   0.10800
   0.10800
   0.10000
   0.10400
   0.10400
   0.10800
   0.10800
   0.10400
   0.10400
   0.10400
   0.10800
   0.10400
   0.10800
   0.10800
   0.10800
   0.10400
   0.10800
   0.10800
   0.10800
   0.10800
   0.10400
   0.10800
   0.10800
   0.10800
   0.10800
   0.10800
   0.10800
   0.10800
   0.11200
   0.11600
   0.10800
   0.11200
   0.10800
   0.10800
   0.10800
   0.11200
   0.10800
   0.10800
   0.11200
   0.11200
   0.11600
   0.10800
   0.11200
   0.11200
   0.11200
   0.11200
   0.11200
   0.12000
   0.11600
   0.11600
   0.11200
   0.11600
   0.11600
   0.11600
   0.11600
   0.11200
   0.11600
   0.11600
   0.12000
   0.11600
   0.11600
   0.12000
   0.11600
   0.12000
   0.11600
   0.12000
   0.12000
   0.12000
   0.12000
   0.11600
   0.12000
   0.12000
   0.11600
   0.12000
   0.12400
   0.12000
   0.12000
   0.11600
   0.12000
   0.12400
   0.12400
   0.12400
   0.12400
   0.12000
   0.12400
   0.12400
   0.12800
   0.12400
   0.12400
   0.12000
   0.12000
   0.12400
   0.12800
   0.12800
   0.12400
   0.13200
   0.12800
   0.13200
   0.12800
   0.12800
   0.12800
   0.12400
   0.12400
   0.12400
   0.12800
   0.12400
   0.13200
   0.12800
   0.13200
   0.12800
   0.12800
   0.12800
   0.12800
   0.13200
   0.13600
   0.13200
   0.13200
   0.13600
   0.13200
   0.13200
   0.13600
   0.13600
   0.13600
   0.13600
   0.13600
   0.13200
   0.13200
   0.13200
   0.13200
   0.13200
   0.13600
   0.13600
   0.13600
   0.13600
   0.13200
   0.13200
   0.13600
   0.13600
   0.13600
   0.13600
   0.13600
   0.14000
   0.13600
   0.13600
   0.13600
   0.13600
   0.13600
   0.13600
   0.14000
   0.13600
   0.13600
   0.14000
   0.13600
   0.14000
   0.14000
   0.13600
   0.14000
   0.14000
   0.14000
   0.14400
   0.14000
   0.14400
   0.14400
   0.14400
   0.14800
   0.13600
   0.14400
   0.14400
   0.14400
   0.14000
   0.14400
   0.14800
   0.14800
   0.14400
   0.14800
   0.14400
   0.14800
   0.14800
   0.14400
   0.14400
   0.14800
   0.14800
   0.14800
   0.14400
   0.14800
   0.14800
   0.14800
   0.14800
   0.14400
   0.14800
   0.15200
   0.14800
   0.14800
   0.14800
   0.15200
   0.15200
   0.15200
   0.14800
   0.14800
   0.15600
   0.15600
   0.14800
   0.14800
   0.15600
   0.15200
   0.14800
   0.15200
   0.15200
   0.15600
   0.15600
   0.15200
   0.15200
   0.15200
   0.15600
   0.15200
   0.15200
   0.15600
   0.15200
   0.15600
   0.15200
   0.15600
   0.15600
   0.15600
   0.15600
   0.15200
   0.15200
   0.15600
   0.15600
   0.15600
   0.16000
   0.15600
   0.16000
   0.16000
   0.16000
   0.16000
   0.16000
   0.16000
   0.16000
   0.16000
   0.16000
   0.16000
   0.16000
   0.16000
   0.16400
   0.16400
   0.16400
   0.16400
   0.16400
   0.16400
   0.16400
   0.16800
   0.16400
   0.16400
   0.16800
   0.16400
   0.16400
   0.16400
   0.16400
   0.17200
   0.16800
   0.16400
   0.16800
   0.16800
   0.16800
   0.16400
   0.16800
   0.16800
   0.16800
   0.16800
   0.17200
   0.16800
   0.16800
   0.16800
   0.16800
   0.16800
   0.16800
   0.17200
   0.16800
   0.16800
   0.16800
   0.16800
   0.17200
   0.16800
   0.16800
   0.17600
   0.17200
   0.17200
   0.16800
   0.16800
   0.17200
   0.17600
   0.17200
   0.17200
   0.17200
   0.17200
   0.17600
   0.17600
   0.17200
   0.18000
   0.18000
   0.17600
   0.17600
   0.17600
   0.17600
   0.17600
   0.17600
   0.17600
   0.17600
   0.17600
   0.18000
   0.17600
   0.17600
   0.17600
   0.17600
   0.18000
   0.18000
   0.17600
   0.17600
   0.18000
   0.17600
   0.17600
   0.18000
   0.18000
   0.18000
   0.17600
   0.18000
   0.18000
   0.18400
   0.18400
   0.18000
   0.18000
   0.18400
   0.18000
   0.18000
   0.18400
   0.18400
   0.18800
   0.18400
   0.18400
   0.18800
   0.18800
   0.18400
   0.18800
   0.19200
   0.19600
   0.19200
   0.19600
   0.19200
   0.19200
   0.19600
   0.19600
   0.19200
   0.20000
   0.19200
   0.20000
   0.20000
   0.19200
   0.19600
   0.20000
   0.20000
   0.20000
   0.20000
   0.19600
   0.20000
   0.20400
   0.20400
   0.20000
   0.20400
   0.20000
   0.20400
   0.20000
   0.20000
   0.20800
   0.20800
   0.20400
   0.20000
   0.20400
   0.20400
   0.20400
   0.20800
   0.20400
   0.20400
   0.20800
   0.20400
   0.20400
   0.20800
   0.21200
   0.20800
   0.20800
   0.20400
   0.20800
   0.20800
   0.21200
   0.20800
   0.20800
   0.20800
   0.21200
   0.20400
   0.21200
   0.21200
   0.21600
   0.21200
   0.21200
   0.21200
   0.21600
   0.21600
   0.21200
   0.21200
   0.21600
   0.22000
   0.21600
   0.21600
   0.21600
   0.22000
   0.22400
   0.22400
   0.22400
   0.22400
   0.22000
   0.22400
   0.22000
   0.22000
   0.22400
   0.22400
   0.23200
   0.22000
   0.22800
   0.22400
   0.22800
   0.22800
   0.22400
   0.22800
   0.22800
   0.22800
   0.22400
   0.22800
   0.22800
   0.22400
   0.22800
   0.22400
   0.23200
   0.22800
   0.22800
   0.22400
   0.22400
   0.22800
   0.23600
   0.22400
   0.22800
   0.22800
   0.23600
   0.23600
   0.23200
   0.24000
   0.24000
   0.23600
   0.24000
   0.23200
   0.23600
   0.24000
   0.24400
   0.24000
   0.24000
   0.24000
   0.24000
   0.24000
   0.23600
   0.24000
   0.24800
   0.24800
   0.24400
   0.24400
   0.24800
   0.24800
   0.24800
   0.24400
   0.24400
   0.24800
   0.24400
   0.24400
   0.24400
   0.24400
   0.24400
   0.24800
   0.24400
   0.24800
   0.24800
   0.25200
   0.24800
   0.24800
   0.25200
   0.25200
   0.25600
   0.25600
   0.25600
   0.25600
   0.25600
   0.25600
   0.25600
   0.25200
   0.25600
   0.25600
   0.25200
   0.25600
   0.25600
   0.26000
   0.26400
   0.26000
   0.26400
   0.26800
   0.27200
   0.26800
   0.26400
   0.27600
   0.27200
   0.26800
   0.26800
   0.27200
   0.27200
   0.27200
   0.27200
   0.27200
   0.27200
   0.27600
   0.27600
   0.27600
   0.28000
   0.28000
   0.28000
   0.27600
   0.28000
   0.28000
   0.28400
   0.28400
   0.28000
   0.28000
   0.28000
   0.28400
   0.28000
   0.28000
   0.28000
   0.28800
   0.28800
   0.28800
   0.29200
   0.28800
   0.29200
   0.28800
   0.28800
   0.29200
   0.29200
   0.29600
   0.29600
   0.29200
   0.30000
   0.29600
   0.30000
   0.30000
   0.30000
   0.30400
   0.30400
   0.30000
   0.30000
   0.30400
   0.30000
   0.30400
   0.31200
   0.30800
   0.31200
   0.30800
   0.30800
   0.30400
   0.30400
   0.31200
   0.31200
   0.30800
   0.30400
   0.30400
   0.30000
   0.29600
   0.29600
   0.29600
   0.30000
   0.29200
   0.30400
   0.30000
   0.30400
   0.30400
   0.30000
   0.30400
   0.30400
   0.30400
   0.30400
   0.30000
   0.30000
   0.30800
   0.30800
   0.30800
   0.30800
   0.31200
   0.31200
   0.31200
   0.31200
   0.31600
   0.31600
   0.32000
   0.31600
   0.31600
   0.32400
   0.32800
   0.32800
   0.33200
   0.33200
   0.33200
   0.33200
   0.33200
   0.33600
   0.32800
   0.34400
   0.34000
   0.33600
   0.33600
   0.35200
   0.36000
   0.36000
   0.36000
   0.35600
   0.36400
   0.36000
   0.36000
   0.35600
   0.36400
   0.36400
   0.36000
   0.36000
   0.36400
   0.36000
   0.36000
   0.36400
   0.36000
   0.36400
   0.36400
   0.37600
   0.37200
   0.38000
   0.37600
   0.37600
   0.37600
   0.37600
   0.38000
   0.38400
   0.38400
   0.38400
   0.38400
   0.39600
   0.39200
   0.39200
   0.39200
   0.39600
   0.39600
   0.39200
   0.39600
   0.39600
   0.39600
   0.39600
   0.39200
   0.39600
   0.42000
   0.42800
   0.42800
   0.42000
   0.42400
   0.42400
   0.42400
   0.42400
   0.42400
   0.42400
   0.42400
   0.42400
   0.42800
   0.42400
   0.43200
   0.43600
   0.43200
   0.43600
   0.44000
   0.43600
   0.43600
   0.43600
   0.43600
   0.43600
   0.46000
   0.45600
   0.46000
   0.46400
   0.46400
   0.46400
   0.46000
   0.46000
   0.46400
   0.46400
   0.46400
   0.46400
   0.46400
   0.46400
   0.46400
   0.46400
   0.46400
   0.46400
   0.46400
   0.46400
   0.46400
   0.46400
   0.46400
   0.46400
   0.46400
   0.46400
   0.46400
   0.46400
   0.46400
   0.46400
   0.46400
   0.46400
   0.46400
   0.46400
   0.46400
   0.46400
   0.46400
   0.46400
   0.46400
   0.46400
   0.46400
   0.46400
   0.46400
   0.46400
   0.46400
   0.46400
   0.46400
   0.46400
   0.46400
   0.46400
   0.46400
   0.46400
   0.46400
   0.46400
   0.46400
   0.46400
   0.46400
   0.46400
   0.46400
   0.46400
   0.46400
   0.46400
   0.46400
   0.46400
   0.46400
   0.46400
   0.46400
   0.46400
   0.46400
   0.46400
   0.46400
   0.46400
   0.46400
   0.46400
   0.46400
   0.46400
   0.46400
   0.46400
   0.46400
   0.46400
   0.46400
   0.46400
   0.46400
   0.46400
   0.46400
   0.46400
   0.46400
   0.46400
   0.46400
   0.46400
   0.46400
   0.46400
   0.46400
   0.46400
   0.46400
   0.46400
   0.46400
   0.46400
   0.46400
   0.46400
   0.46400
   0.46400
   0.46400
   0.46400
   0.46400
   0.46400
   0.46400
   0.46400
   0.46400
   0.46400
   0.46400
   0.46400
   0.46400
   0.46400
   0.46400
   0.46400
   0.46400
   0.46400
   0.46400
   0.46400
   0.46400
   0.46400
   0.46400
   0.46400
   0.46400
   0.46400
   0.46400
   0.46400
   0.46400
   0.46400
   0.46400
   0.46400
   0.46400
   0.46400
   0.46400
   0.46400
   0.46400
   0.46400
   0.46400
   0.46400
   0.46400
   0.46400
   0.46400
   0.46400
   0.46400
   0.46400
   0.46400
   0.46400
   0.46400
   0.46400
   0.46400
   0.46400
   0.46400
   0.46400
   0.46400
   0.46400
   0.46400
   0.46400
   0.46400
   0.46400
   0.46400
   0.46400
   0.46400
   0.46400
   0.46400
   0.46400
   0.46400
   0.46400
   0.46400
   0.46400
   0.46400
   0.46400
   0.46400
   0.46400
   0.46400
   0.46400
   0.46400
   0.46400
   0.46400
   0.46400
   0.46400
   0.46400
   0.46400
   0.46400
   0.46400
   0.46400
   0.46400
   0.46400
   0.46400
   0.46400
   0.46400
   0.46400
   0.46400
   0.46400
   0.46400
   0.46400
   0.46400
   0.46400
   0.46400
   0.46400
   0.46400
   0.46400
   0.46400
   0.46400
   0.46400
   0.46400
   0.46400
   0.46400
   0.46400
   0.46400
   0.46400
   0.46400
   0.46400
   0.46400
   0.46400
   0.46400
   0.46400
   0.46400
   0.46400
   0.46400
   0.46400
   0.46400
   0.46400
   0.46400
   0.46400
   0.46400
   0.46400
   0.46400
   0.46400
   0.46400
   0.46400
   0.46400
   0.46400
   0.46400
   0.46400
   0.46400
   0.46400
   0.46400
   0.46400
   0.46400
   0.46400
   0.46400
   0.46400
   0.46400
   0.46400
   0.46400
   0.46400
   0.46400
   0.46400
   0.46400
   0.46400
   0.46400
   0.46400
   0.46400
   0.46400
   0.46400
   0.46400
   0.46400
   0.46400
   0.46400
   0.46400
   0.46400
   0.46400
   0.46400
   0.46400
   0.46400
   0.46400
   0.46400
   0.46400
   0.46400
   0.46400
   0.46400
   0.46400
   0.46400
   0.46400
   0.46400
   0.46400
   0.46400
   0.46400
   0.46400
   0.46400
   0.46400
   0.46400
   0.46400
   0.46400
   0.46400
   0.46400
   0.46400
   0.46400
   0.46400
   0.46400
   0.46400
   0.46400
   0.46400
   0.46400
   0.46400
   0.46400
   0.46400
   0.46400
   0.46400
   0.46400
   0.46400
   0.46400
   0.46400
   0.46400
   0.46400
   0.46400
   0.46400
   0.46400
   0.46400
   0.46400
   0.46400
   0.46400
   0.46400
   0.46400
   0.46400
   0.46400
   0.46400
   0.46400
   0.46400
   0.46400
   0.46400
   0.46400
   0.46400
   0.46400
   0.46400
   0.46400
   0.46400
   0.46400
   0.46400
   0.46400
   0.46400
   0.46400
   0.46400
   0.46400
   0.46400
   0.46400
   0.46400
   0.46400
   0.46400
   0.46400
   0.46400
   0.46400
   0.46400
   0.46400
   0.46400
   0.46400
   0.46400
   0.46400
   0.46400
   0.46400
   0.46400
   0.46400
   0.46400
   0.46400
   0.46400
   0.46400
   0.46400
   0.46400
   0.46400
   0.46400
   0.46400
   0.46400
   0.46400
   0.46400
   0.46400
   0.46400
   0.46400
   0.46400
   0.46400
   0.46400
   0.46400
   0.46400
   0.46400
   0.46400
   0.46400
   0.46400
   0.46400
   0.46400
   0.46400
   0.46400
   0.46400
   0.46400
   0.46400
   0.46400
   0.46400
   0.46400
   0.46400
   0.46400
   0.46400
   0.46400
   0.46400
   0.46400
   0.46400
   0.46400
   0.46400
   0.46400
   0.46400
   0.46400
   0.46400
   0.46400
   0.46400
   0.46400
   0.46400
   0.46400
   0.46400
   0.46400
   0.46400
   0.46400
   0.46400
   0.46400
   0.46400
   0.46400
   0.46400
   0.46400
   0.46400
   0.46400
   0.46400
   0.46400
   0.46400
   0.46400
   0.46400
   0.46400
   0.46400
   0.46400
   0.46400
   0.46400
   0.46400
   0.46400
   0.46400
   0.46400
   0.46400
   0.46400
   0.46400
   0.46400
   0.46400
   0.46400
   0.46400
   0.46400
   0.46400
   0.46400
   0.46400
   0.46400
   0.46400
   0.46400
   0.46400
   0.46400
   0.46400
   0.46400
   0.46400
   0.46400
   0.46400
   0.46400
   0.46400
   0.46400
   0.46400
   0.46400
   0.46400
   0.46400
   0.46400
   0.46400
   0.46400
   0.46400
   0.46400
   0.46400
   0.46400
   0.46400
   0.46400
   0.46400
   0.46400
   0.46400
   0.46400
   0.46400
   0.46400
   0.46400
   0.46400
   0.46400
   0.46400
   0.46400
   0.46400
   0.46400
   0.46400
   0.46400
   0.46400
   0.46400
   0.46400
   0.46400
   0.46400
   0.46400
   0.46400
   0.46400
   0.46400
   0.46400
   0.46400
   0.46400
   0.46400
   0.46400
   0.46400
   0.46400
   0.46400
   0.46400
   0.46400
   0.46400
   0.46400
   0.46400
   0.46400
   0.46400
   0.46400
   0.46400
   0.46400
   0.46400
   0.46400
   0.46400
   0.46400
   0.46400
   0.46400
    ];
for j=2097:2500
    I(j)=0.46400;
end
for i=1:2500
    I(i) = I(i)*10;
end
plot(V,I);
grid on
P_Mes=I.*V;
MP=max(P_Mes);  
plot(V,I);
grid on
hold on
plot(Voltage_Normal,Current_Normal);
grid on
P_Sim=Voltage_Normal.*Current_Normal;
MP_Sim=max(P_Sim);
